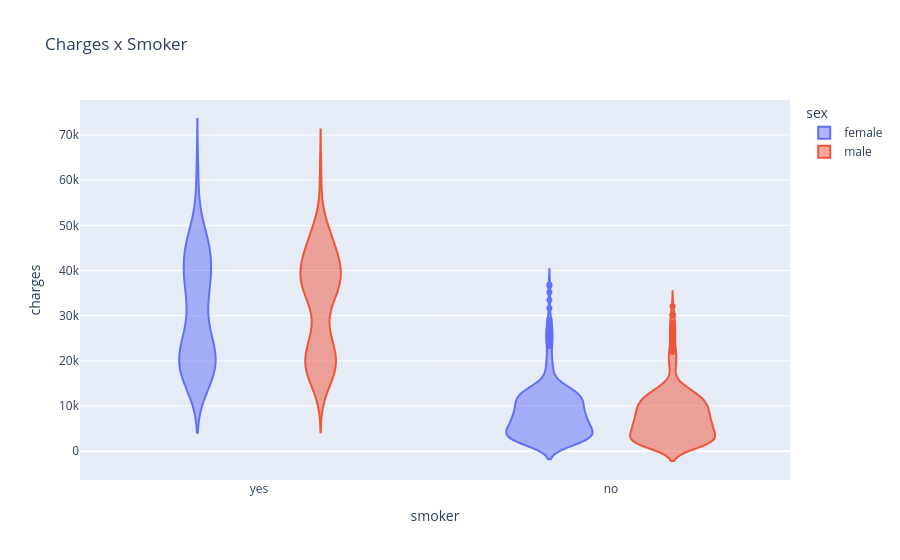

Notebook code for this chart:
### Markdown cell above
## Now, lets search other correlations with other graphs

1) Does smoking have a relation with sex?

### Code cell
px.violin(data_frame=df,
          x='smoker',
          y='charges',
          title='Charges x Smoker',
          color='sex'
          )

### Figure 1 — Plotly figure (JSON) as saved in the notebook; plotly's stock layout.template omitted (floating-point values rounded to 4 significant figures; data arrays with more than 128 entries replaced by an {"elided": "..."} marker saying what was removed)
{"data": [{"alignmentgroup": "True", "box": {"visible": false}, "hovertemplate": "sex=female<br>smoker=%{x}<br>charges=%{y}<extra></extra>", "legendgroup": "female", "marker": {"color": "#636efa"}, "name": "female", "offsetgroup": "female", "orientation": "v", "scalegroup": "True", "showlegend": true, "type": "violin", "x": {"elided": "662 str values"}, "x0": " ", "xaxis": "x", "y": {"elided": "662 float values"}, "y0": " ", "yaxis": "y"}, {"alignmentgroup": "True", "box": {"visible": false}, "hovertemplate": "sex=male<br>smoker=%{x}<br>charges=%{y}<extra></extra>", "legendgroup": "male", "marker": {"color": "#EF553B"}, "name": "male", "offsetgroup": "male", "orientation": "v", "scalegroup": "True", "showlegend": true, "type": "violin", "x": {"elided": "676 str values"}, "x0": " ", "xaxis": "x", "y": {"elided": "676 float values"}, "y0": " ", "yaxis": "y"}], "layout": {"legend": {"title": {"text": "sex"}, "tracegroupgap": 0}, "title": {"text": "Charges x Smoker"}, "violinmode": "group", "xaxis": {"anchor": "y", "domain": [0, 1], "title": {"text": "smoker"}}, "yaxis": {"anchor": "x", "domain": [0, 1], "title": {"text": "charges"}}}}
